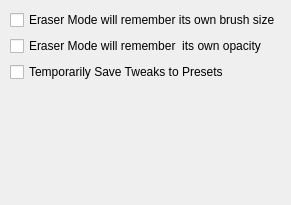
<?xml version="1.0" encoding="UTF-8"?>
<ui version="4.0">
 <class>wdgGlobalSettingsOption</class>
 <widget class="QWidget" name="wdgGlobalSettingsOption">
  <property name="geometry">
   <rect>
    <x>0</x>
    <y>0</y>
    <width>287</width>
    <height>205</height>
   </rect>
  </property>
  <layout class="QVBoxLayout" name="verticalLayout">
   <property name="leftMargin">
    <number>10</number>
   </property>
   <property name="topMargin">
    <number>10</number>
   </property>
   <property name="rightMargin">
    <number>10</number>
   </property>
   <property name="bottomMargin">
    <number>10</number>
   </property>
   <item>
    <widget class="QCheckBox" name="rememberBrushSizeCheckbox">
     <property name="text">
      <string>Eraser Mode will remember its own brush size</string>
     </property>
    </widget>
   </item>
   <item>
    <widget class="QCheckBox" name="rememberOpacityCheckbox">
     <property name="text">
      <string>Eraser Mode will remember  its own opacity</string>
     </property>
    </widget>
   </item>
   <item>
    <widget class="QCheckBox" name="temporarilySaveTweaksCheckbox">
     <property name="text">
      <string>Temporarily Save Tweaks to Presets</string>
     </property>
    </widget>
   </item>
   <item>
    <spacer name="verticalSpacer">
     <property name="orientation">
      <enum>Qt::Vertical</enum>
     </property>
     <property name="sizeHint" stdset="0">
      <size>
       <width>20</width>
       <height>40</height>
      </size>
     </property>
    </spacer>
   </item>
  </layout>
 </widget>
 <resources/>
 <connections/>
</ui>
